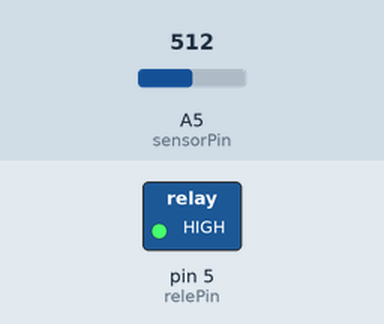
This sketch was run on a simulated Arduino Uno, built with avr-gcc and run on an emulated ATmega328P. On the bench: switched loads named in the sketch (green lamp = pin HIGH). Dashed ring = blinking. Inputs (shaded band) come from the test bench; at power-on: A5 (sensorPin) = 512. What the sketch prints to the serial monitor is not drawn.

Above: at 0.5 s.
Timing chart, 0 to 3.5 s (numbered marks = the images above):
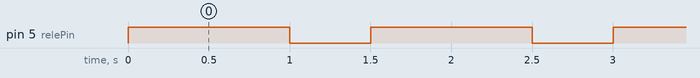

The sketch:

CalibraSensorDeCorrente.ino
```cpp
#include <Arduino.h>

const int relePin = 5;
const int sensorPin = A5;
float sensibilidade = 0.066;
float offset;


void setup() {

  pinMode(relePin, OUTPUT);
  pinMode(sensorPin, INPUT);

  digitalWrite(relePin, LOW);

  Serial.begin(9600);

  //calibra o offset (lê quando não há corrente)
  offset = analogRead(sensorPin);
  Serial.print("Offset calibrado: ");
  Serial.println(offset);

}

void loop() {

  digitalWrite(relePin, HIGH);
  delay(500);

  int valorDoSensor = analogRead(sensorPin);

  float corrente = ((valorDoSensor - offset) * 5.0 / 1024.0) / sensibilidade;

  //float voltagem = valorDoSensor * (5.0 / 1024.0);
  //float corrente = (voltagem - 2.5) / 0.066;

  Serial.print("Corrente medida: ");
  Serial.print(corrente);
  Serial.println(" A");

  delay(500);

  digitalWrite(relePin, LOW);
  delay(500);

}
```

Measured:
- by itself, pin 5 (relePin): alternates HIGH for 1.0 s and LOW for 0.50 s
